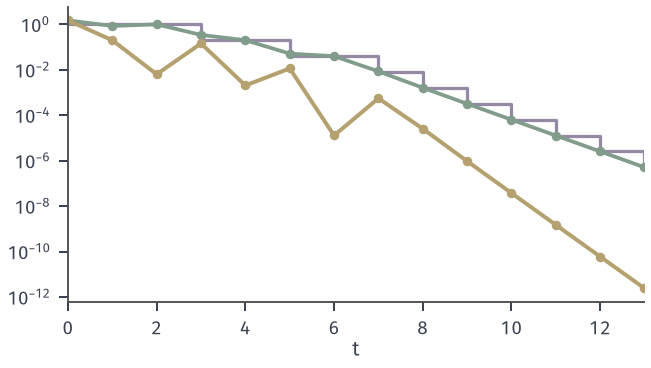

This chart was generated by the following Python code:
from pathlib import Path
import sys
ROOT = next(p for p in Path(__file__).resolve().parents if (p/"build.sh").is_file() and (p/"tex/book.tex").is_file())
sys.path.insert(0, str(ROOT/"figures/05-optimization/06-constrained-optimization/matplotlib/nlipm-common"))
from nlipm import *
OUT = Path(__file__).resolve().parent
# Monotone parameter updates: the barrier error E_mu against the true error E_0.
x, s, l = np.array([1., 2.]), np.array([1., 2.]), np.array([1., .5])
mu = 1.; kap = .1; tau = .2; eta = .9
def E(x, s, l, m):
    rd, rp, _ = residuals(x, s, l, 0); return max(np.abs(rd).max(), np.abs(rp).max(), np.abs(s*l-m).max())
E0 = []; Em = []; Mu = []
for k in range(60):
    E0.append(E(x, s, l, 0.)); Em.append(E(x, s, l, mu)); Mu.append(mu)
    while E(x, s, l, mu) <= kap*mu and mu > 1e-7:
        mu *= tau
    if E0[-1] < 1e-6: break
    d = direction(x, s, l, mu)
    am = np.inf
    for v, dv in ((s, d['ds']), (l, d['dl'])):
        n = dv < 0
        if n.any(): am = min(am, (v[n]/-dv[n]).min())
    a = min(1, eta*am); x = x+a*d['dx']; s = s+a*d['ds']; l = l+a*d['dl']
fig, ax = figure(width_mm=92, height_mm=52)
T = np.arange(len(E0))
ax.step(T, Mu, where='post', color=PURPLE, lw=1.3); ax.semilogy(T, E0, color=GREEN, lw=1.5, marker='o', ms=2.8); ax.semilogy(T, Em, color=YELLOW, lw=1.6, marker='o', ms=2.8)
ax.set_yscale('log'); ax.set_xlim(0, T[-1]); ax.set_xlabel('$t$', labelpad=1)
save(fig, OUT, 'figure', {'E0': E0, 'Emu': Em, 'mu': Mu, 'kappa': kap, 'tau': tau})
